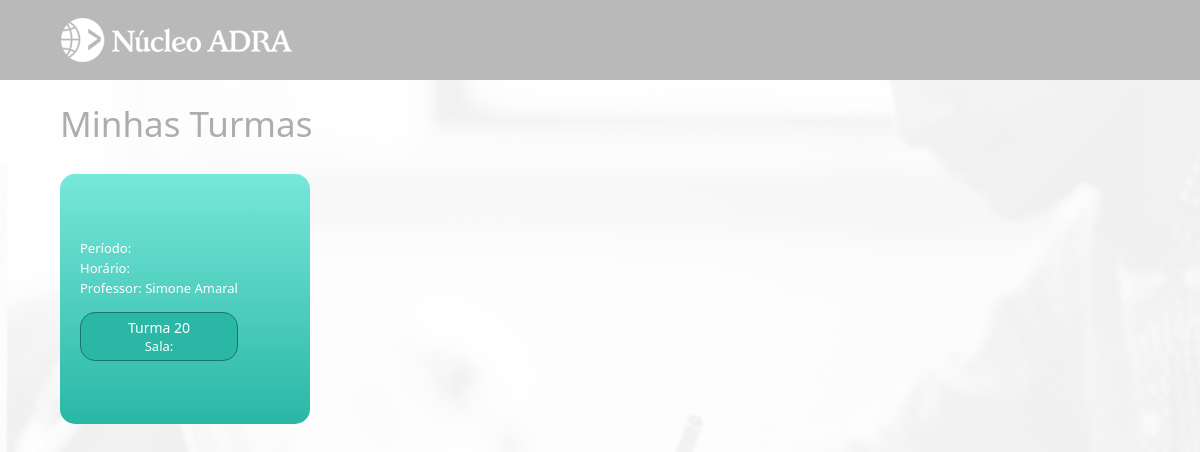
Before: /portal/aluno/curso.php with the older database file.
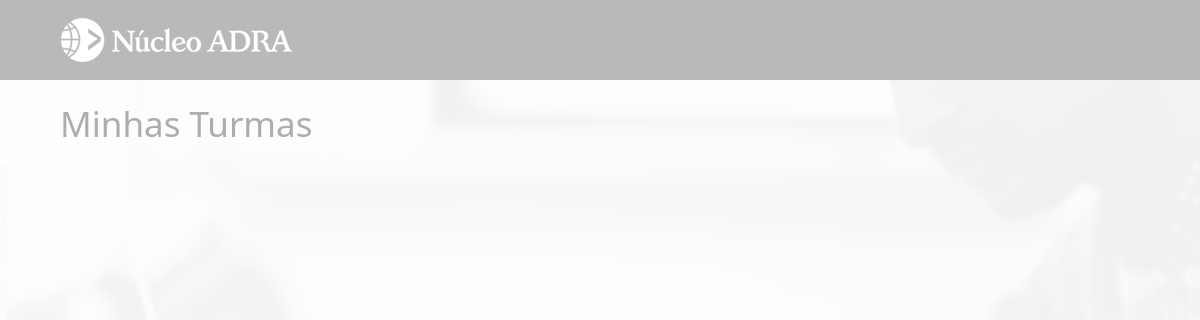
After: the same page with the newer database file.
### tables this page shows
CREATE TABLE `turma` (
  `id` int unsigned NOT NULL AUTO_INCREMENT,
  `codigo` char(2) NOT NULL,
  `curso_id_curso` int unsigned NOT NULL,
  PRIMARY KEY (`id`,`curso_id_curso`),
  KEY `fk_turma_curso1_idx` (`curso_id_curso`),
  CONSTRAINT `fk_turma_curso1` FOREIGN KEY (`curso_id_curso`) REFERENCES `curso` (`id_curso`)
);

CREATE TABLE `professor_turma` (
  `professor_id` int unsigned NOT NULL,
  `turma_id` int unsigned NOT NULL,
  PRIMARY KEY (`professor_id`,`turma_id`),
  KEY `fk_professor_has_turma_turma1_idx` (`turma_id`),
  KEY `fk_professor_has_turma_professor1_idx` (`professor_id`),
  CONSTRAINT `fk_professor_has_turma_professor1` FOREIGN KEY (`professor_id`) REFERENCES `professor` (`id_professor`),
  CONSTRAINT `fk_professor_has_turma_turma1` FOREIGN KEY (`turma_id`) REFERENCES `turma` (`id`)
);

CREATE TABLE `professor` (
  `id_professor` int unsigned NOT NULL AUTO_INCREMENT,
  `nome` varchar(50) NOT NULL,
  `sobrenome` varchar(50) NOT NULL,
  `email` varchar(100) NOT NULL,
  `nascimento` date NOT NULL,
  `endereco_id` int unsigned NOT NULL,
  PRIMARY KEY (`id_professor`),
  KEY `fk_professor_endereco1_idx` (`endereco_id`),
  CONSTRAINT `fk_professor_endereco1` FOREIGN KEY (`endereco_id`) REFERENCES `endereco` (`id`)
);

### portal/aluno/curso.php (the view, shortened to what this page needs)
<?php
    require_once "../../util/config.php";
    $idAluno = $_GET['i'];
?>
<!DOCTYPE html>
<html lang="en">
<head>
    <link rel="stylesheet" href="../../css/cursos.css">
</head>
<body>
    <header>
        <main>
            <div class="cabecalho-conteudo">
                <div class="logo">
                    <img src="../../imagens/nucleo-adra-branco-232x48.png" alt="logo-adra">
                </div>
            </div>
        </main>
    </header>
    <div class="container-titulo">
        <div class="meus-cursos">
            Minhas Turmas
        </div>
    </div>
    <div class="container-geral">
        <div class="container-curso">
        <?php
                $sql_1 = "SELECT * FROM turma";
                $result_1 = mysqli_query($link, $sql_1);
                while($row = mysqli_fetch_array($result_1)){
                    $id_turma = $row['id'];
                    $codigo_turma = $row['codigo'];
        ?>
            <div class="curso"><a href="mural.php?c=<?php echo $row['curso_id_curso']; ?>&i=<?php echo $idAluno; ?>&t=<?php echo $id_turma; ?>">
                <div class="conteudo-curso">
                    <div class="descricao-curso">
                        Período: <?php echo $dias_curso;?>
                    </div>
                    <div class="descricao-curso">
                        Horário: <?php echo $hora_curso;?>
                    </div>
                    <div class="descricao-curso">
                    <?php
                        $sql_5 = "SELECT * FROM professor_turma";
                        $result_5 = mysqli_query($link, $sql_5);
                        while($row = mysqli_fetch_array($result_5)){
                            if ($id_turma == $row['turma_id']){
                                $id_professor = $row['professor_id'];
                            }
                            $sql_6 = "SELECT * FROM professor";
                            $result_6 = mysqli_query($link, $sql_6);
                            while($row = mysqli_fetch_array($result_6)){
                                if ($id_professor == $row['id_professor']){
                                    $nome_professor = $row['nome'] . ' ' . $row['sobrenome'];
                                }
                            }
                    ?>
                        Professor: <?php echo $nome_professor; }?>
                    </div>
                    <div class="area">
                        <div class="area-texto-turma">Turma <?php echo $codigo_turma; ?></div>
                        <div class="area-texto-sala">Sala: <?php echo $sala;?></div>
                    </div>
                </div>
            </div></a>
        <?php
                }
        ?>
        </div>
    </div>
</body>
</html>

Changed rows visible on the page:
removed turma: codigo "20"
removed professor_turma: professor.sobrenome "Simone Amaral"
